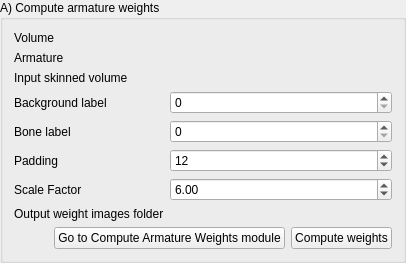
        <widget class="ctkCollapsibleGroupBox" name="ComputeArmatureWeightCollapsibleGroupBox">
         <property name="sizePolicy">
          <sizepolicy hsizetype="Preferred" vsizetype="Minimum">
           <horstretch>0</horstretch>
           <verstretch>0</verstretch>
          </sizepolicy>
         </property>
         <property name="title">
          <string>A) Compute armature weights</string>
         </property>
         <property name="collapsed">
          <bool>false</bool>
         </property>
         <layout class="QGridLayout" name="gridLayout_6">
          <item row="0" column="0">
           <widget class="QLabel" name="ComputeArmatureWeightInputVolumeLabel">
            <property name="sizePolicy">
             <sizepolicy hsizetype="Fixed" vsizetype="Fixed">
              <horstretch>0</horstretch>
              <verstretch>0</verstretch>
             </sizepolicy>
            </property>
            <property name="text">
             <string>Volume</string>
            </property>
            <property name="workflow" stdset="0">
             <stringlist>
              <string>2</string>
             </stringlist>
            </property>
           </widget>
          </item>
          <item row="0" column="1" colspan="2">
           <widget class="qMRMLNodeComboBox" name="ComputeArmatureWeightInputVolumeNodeComboBox">
            <property name="enabled">
             <bool>false</bool>
            </property>
            <property name="sizePolicy">
             <sizepolicy hsizetype="Preferred" vsizetype="Fixed">
              <horstretch>0</horstretch>
              <verstretch>0</verstretch>
             </sizepolicy>
            </property>
            <property name="toolTip">
             <string>Select the volume for which the weights are computed</string>
            </property>
            <property name="nodeTypes">
             <stringlist>
              <string>vtkMRMLScalarVolumeNode</string>
             </stringlist>
            </property>
            <property name="showHidden">
             <bool>false</bool>
            </property>
            <property name="addEnabled">
             <bool>false</bool>
            </property>
            <property name="selectNodeUponCreation">
             <bool>true</bool>
            </property>
            <property name="workflow" stdset="0">
             <stringlist>
              <string>2</string>
             </stringlist>
            </property>
           </widget>
          </item>
          <item row="1" column="0">
           <widget class="QLabel" name="ComputeArmatureWeightArmatureLabel">
            <property name="sizePolicy">
             <sizepolicy hsizetype="Fixed" vsizetype="Fixed">
              <horstretch>0</horstretch>
              <verstretch>0</verstretch>
             </sizepolicy>
            </property>
            <property name="text">
             <string>Armature</string>
            </property>
            <property name="workflow" stdset="0">
             <stringlist>
              <string>2</string>
             </stringlist>
            </property>
           </widget>
          </item>
          <item row="1" column="1" colspan="2">
           <widget class="qMRMLNodeComboBox" name="ComputeArmatureWeightAmartureNodeComboBox">
            <property name="sizePolicy">
             <sizepolicy hsizetype="Preferred" vsizetype="Fixed">
              <horstretch>0</horstretch>
              <verstretch>0</verstretch>
             </sizepolicy>
            </property>
            <property name="toolTip">
             <string>Select the armature for which the weights are computed</string>
            </property>
            <property name="nodeTypes">
             <stringlist>
              <string>vtkMRMLModelNode</string>
             </stringlist>
            </property>
            <property name="showHidden">
             <bool>false</bool>
            </property>
            <property name="baseName">
             <string/>
            </property>
            <property name="addEnabled">
             <bool>false</bool>
            </property>
            <property name="removeEnabled">
             <bool>true</bool>
            </property>
            <property name="workflow" stdset="0">
             <stringlist>
              <string>2</string>
             </stringlist>
            </property>
           </widget>
          </item>
          <item row="2" column="0">
           <widget class="QLabel" name="ComputeArmatureWeightSkinnedVolumeLabel">
            <property name="sizePolicy">
             <sizepolicy hsizetype="Fixed" vsizetype="Fixed">
              <horstretch>0</horstretch>
              <verstretch>0</verstretch>
             </sizepolicy>
            </property>
            <property name="text">
             <string>Input skinned volume</string>
            </property>
            <property name="workflow" stdset="0">
             <stringlist>
              <string>2</string>
             </stringlist>
            </property>
           </widget>
          </item>
          <item row="2" column="1" colspan="2">
           <widget class="qMRMLNodeComboBox" name="ComputeArmatureWeightSkinnedVolumeVolumeNodeComboBox">
            <property name="sizePolicy">
             <sizepolicy hsizetype="Preferred" vsizetype="Fixed">
              <horstretch>0</horstretch>
              <verstretch>0</verstretch>
             </sizepolicy>
            </property>
            <property name="toolTip">
             <string>Select the skinned volume for which each voxel as a bone associated</string>
            </property>
            <property name="nodeTypes">
             <stringlist>
              <string>vtkMRMLScalarVolumeNode</string>
             </stringlist>
            </property>
            <property name="baseName">
             <string>SkinnedVolume</string>
            </property>
            <property name="noneEnabled">
             <bool>false</bool>
            </property>
            <property name="addEnabled">
             <bool>false</bool>
            </property>
            <property name="removeEnabled">
             <bool>true</bool>
            </property>
            <property name="workflow" stdset="0">
             <stringlist>
              <string>2</string>
             </stringlist>
            </property>
           </widget>
          </item>
          <item row="8" column="0">
           <widget class="QLabel" name="ComputeArmatureWeightOutputFolderLabel">
            <property name="sizePolicy">
             <sizepolicy hsizetype="Fixed" vsizetype="Fixed">
              <horstretch>0</horstretch>
              <verstretch>0</verstretch>
             </sizepolicy>
            </property>
            <property name="text">
             <string>Output weight images folder</string>
            </property>
           </widget>
          </item>
          <item row="9" column="0" colspan="3">
           <layout class="QHBoxLayout" name="horizontalLayout_9">
            <item>
             <spacer name="horizontalSpacer_8">
              <property name="orientation">
               <enum>Qt::Horizontal</enum>
              </property>
              <property name="sizeHint" stdset="0">
               <size>
                <width>40</width>
                <height>20</height>
               </size>
              </property>
             </spacer>
            </item>
            <item>
             <widget class="QPushButton" name="ComputeArmatureWeightGoToPushButton">
              <property name="toolTip">
               <string>Open the &quot;Compute Armature Weights&quot; module</string>
              </property>
              <property name="text">
               <string>Go to Compute Armature Weights module</string>
              </property>
              <property name="workflow" stdset="0">
               <stringlist>
                <string>2</string>
               </stringlist>
              </property>
             </widget>
            </item>
            <item>
             <widget class="QPushButton" name="ComputeArmatureWeightApplyPushButton">
              <property name="toolTip">
               <string>&lt;!DOCTYPE HTML PUBLIC &quot;-//W3C//DTD HTML 4.0//EN&quot; &quot;http://www.w3.org/TR/REC-html40/strict.dtd&quot;&gt;
&lt;html&gt;&lt;head&gt;&lt;meta name=&quot;qrichtext&quot; content=&quot;1&quot; /&gt;&lt;style type=&quot;text/css&quot;&gt;
p, li { white-space: pre-wrap; }
&lt;/style&gt;&lt;/head&gt;&lt;body style=&quot; font-family:'MS Shell Dlg 2'; font-size:8.25pt; font-weight:400; font-style:normal;&quot;&gt;
&lt;p style=&quot; margin-top:0px; margin-bottom:0px; margin-left:0px; margin-right:0px; -qt-block-indent:0; text-indent:0px;&quot;&gt;&lt;span style=&quot; font-size:8pt;&quot;&gt;For each voxel of the volume, compute the contribution of each bone to a movement and outputs it in the weight folder.&lt;/span&gt;&lt;/p&gt;&lt;/body&gt;&lt;/html&gt;</string>
              </property>
              <property name="text">
               <string>Compute weights</string>
              </property>
              <property name="checkable">
               <bool>true</bool>
              </property>
             </widget>
            </item>
           </layout>
          </item>
          <item row="5" column="0">
           <widget class="QLabel" name="ComputeArmatureWeightPaddingLabel">
            <property name="sizePolicy">
             <sizepolicy hsizetype="Fixed" vsizetype="Preferred">
              <horstretch>0</horstretch>
              <verstretch>0</verstretch>
             </sizepolicy>
            </property>
            <property name="text">
             <string>Padding</string>
            </property>
            <property name="workflow" stdset="0">
             <stringlist>
              <string>2</string>
              <string>1</string>
             </stringlist>
            </property>
           </widget>
          </item>
          <item row="5" column="1" colspan="2">
           <widget class="QSpinBox" name="ComputeArmatureWeightPaddingSpinBox">
            <property name="sizePolicy">
             <sizepolicy hsizetype="Preferred" vsizetype="Fixed">
              <horstretch>0</horstretch>
              <verstretch>0</verstretch>
             </sizepolicy>
            </property>
            <property name="toolTip">
             <string>&lt;!DOCTYPE HTML PUBLIC &quot;-//W3C//DTD HTML 4.0//EN&quot; &quot;http://www.w3.org/TR/REC-html40/strict.dtd&quot;&gt;
&lt;html&gt;&lt;head&gt;&lt;meta name=&quot;qrichtext&quot; content=&quot;1&quot; /&gt;&lt;style type=&quot;text/css&quot;&gt;
p, li { white-space: pre-wrap; }
&lt;/style&gt;&lt;/head&gt;&lt;body style=&quot; font-family:'MS Shell Dlg 2'; font-size:8.25pt; font-weight:400; font-style:normal;&quot;&gt;
&lt;p style=&quot; margin-top:0px; margin-bottom:0px; margin-left:0px; margin-right:0px; -qt-block-indent:0; text-indent:0px;&quot;&gt;&lt;span style=&quot; font-size:8pt;&quot;&gt;How far (in voxel units) outside the body the weights region will be computed&lt;/span&gt;&lt;/p&gt;&lt;/body&gt;&lt;/html&gt;</string>
            </property>
            <property name="value">
             <number>12</number>
            </property>
            <property name="workflow" stdset="0">
             <stringlist>
              <string>2</string>
              <string>1</string>
             </stringlist>
            </property>
           </widget>
          </item>
          <item row="7" column="0">
           <widget class="QLabel" name="ComputeArmatureWeightScaleFactorLabel">
            <property name="sizePolicy">
             <sizepolicy hsizetype="Fixed" vsizetype="Preferred">
              <horstretch>0</horstretch>
              <verstretch>0</verstretch>
             </sizepolicy>
            </property>
            <property name="text">
             <string>Scale Factor</string>
            </property>
            <property name="workflow" stdset="0">
             <stringlist>
              <string>1</string>
              <string>2</string>
             </stringlist>
            </property>
           </widget>
          </item>
          <item row="7" column="1" colspan="2">
           <widget class="QDoubleSpinBox" name="ComputeArmatureWeightScaleFactorSpinBox">
            <property name="sizePolicy">
             <sizepolicy hsizetype="Preferred" vsizetype="Fixed">
              <horstretch>0</horstretch>
              <verstretch>0</verstretch>
             </sizepolicy>
            </property>
            <property name="toolTip">
             <string>&lt;!DOCTYPE HTML PUBLIC &quot;-//W3C//DTD HTML 4.0//EN&quot; &quot;http://www.w3.org/TR/REC-html40/strict.dtd&quot;&gt;
&lt;html&gt;&lt;head&gt;&lt;meta name=&quot;qrichtext&quot; content=&quot;1&quot; /&gt;&lt;style type=&quot;text/css&quot;&gt;
p, li { white-space: pre-wrap; }
&lt;/style&gt;&lt;/head&gt;&lt;body style=&quot; font-family:'MS Shell Dlg 2'; font-size:8.25pt; font-weight:400; font-style:normal;&quot;&gt;
&lt;p style=&quot; margin-top:0px; margin-bottom:0px; margin-left:0px; margin-right:0px; -qt-block-indent:0; text-indent:0px;&quot;&gt;&lt;span style=&quot; font-size:8pt;&quot;&gt;Scale factor applied to the input images to speed up the processing&lt;/span&gt;&lt;/p&gt;&lt;/body&gt;&lt;/html&gt;</string>
            </property>
            <property name="singleStep">
             <double>2.000000000000000</double>
            </property>
            <property name="value">
             <double>6.000000000000000</double>
            </property>
            <property name="workflow" stdset="0">
             <stringlist>
              <string>1</string>
              <string>2</string>
             </stringlist>
            </property>
           </widget>
          </item>
          <item row="8" column="1" colspan="2">
           <widget class="ctkPathLineEdit" name="ComputeArmatureWeightOutputPathLineEdit">
            <property name="sizePolicy">
             <sizepolicy hsizetype="Expanding" vsizetype="Fixed">
              <horstretch>0</horstretch>
              <verstretch>0</verstretch>
             </sizepolicy>
            </property>
            <property name="filters">
             <set>ctkPathLineEdit::Dirs|ctkPathLineEdit::Drives|ctkPathLineEdit::Readable|ctkPathLineEdit::Writable</set>
            </property>
           </widget>
          </item>
          <item row="3" column="0">
           <widget class="QLabel" name="ComputeArmatureWeightBackgroundLabel">
            <property name="sizePolicy">
             <sizepolicy hsizetype="Fixed" vsizetype="Preferred">
              <horstretch>0</horstretch>
              <verstretch>0</verstretch>
             </sizepolicy>
            </property>
            <property name="text">
             <string>Background label</string>
            </property>
            <property name="workflow" stdset="0">
             <stringlist>
              <string>2</string>
             </stringlist>
            </property>
           </widget>
          </item>
          <item row="3" column="1" colspan="2">
           <widget class="QSpinBox" name="ComputeArmatureWeightBackgroundSpinBox">
            <property name="maximum">
             <number>1024</number>
            </property>
            <property name="workflow" stdset="0">
             <stringlist>
              <string>2</string>
             </stringlist>
            </property>
           </widget>
          </item>
          <item row="4" column="1" colspan="2">
           <widget class="QSpinBox" name="ComputeArmatureWeightBoneSpinBox">
            <property name="maximum">
             <number>1024</number>
            </property>
            <property name="workflow" stdset="0">
             <stringlist>
              <string>2</string>
             </stringlist>
            </property>
           </widget>
          </item>
          <item row="4" column="0">
           <widget class="QLabel" name="ComputeArmatureWeightBoneLabel">
            <property name="text">
             <string>Bone label</string>
            </property>
            <property name="workflow" stdset="0">
             <stringlist>
              <string>2</string>
             </stringlist>
            </property>
           </widget>
          </item>
         </layout>
        </widget>
